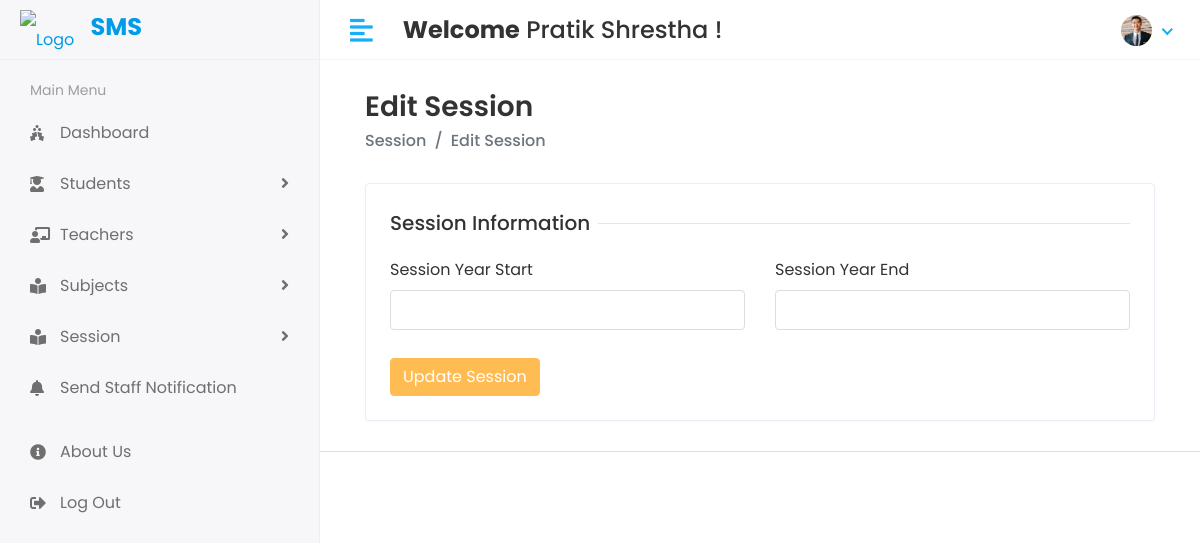
The page /Hod/Session/Edit/3 (signed in) on the database as committed earlier.
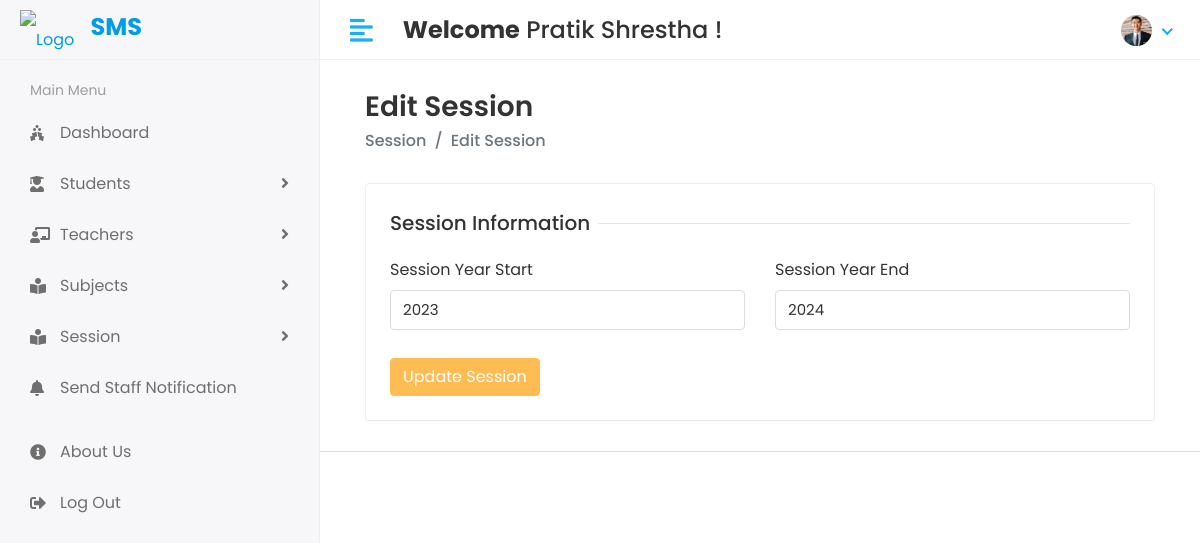
The same page on the database as committed later.
### sms/models.py (models this page shows, shortened)
class Session_Year(models.Model):
    session_start=models.CharField(max_length=100)
    session_end=models.CharField(max_length=100)

### student_management_system/Hod_Views.py (the view)
# urls.py: path('Hod/Session/Edit/<str:id>',Hod_Views.EDIT_SESSION,name='edit_session'),
def EDIT_SESSION(request,id):
    session = Session_Year.objects.filter(id =id)
    context = {
        'session' : session,
    }
    return render(request,'Hod/edit_session.html',context)

### templates/Hod/edit_session.html (shortened to what this page needs)
{% extends 'base.html' %}
{% block content %}
   <div class="content container-fluid">
      <div class="page-header">
         <div class="row align-items-center">
            <div class="col">
               <h3 class="page-title">Edit Session</h3>
               <ul class="breadcrumb">
                  <li class="breadcrumb-item">Session</a></li>
                  <li class="breadcrumb-item active">Edit Session</li>
               </ul>
            </div>
         </div>
      </div>
      <div class="row">
         <div class="col-sm-12">
            <div class="card">
               <div class="card-body">
                  <form action="{% url 'update_session' %}" method="post">
                     <div class="row">
                        <div class="col-12">
                           <h5 class="form-title"><span>Session Information</span></h5>
                        </div>
                        <div class="col-12 col-sm-6">
                           <div class="form-group">
                              <label>Session Year Start</label>
                              <input type="text" class="form-control" name="session_year_start" value="{% for i in session %}{{i.session_start}}{% endfor %}" required>
                           </div>
                        </div>
                        <div class="col-12 col-sm-6">
                           <div class="form-group">
                              <label>Session Year End</label>
                              <input type="text" class="form-control" name="session_year_end" value="{% for i in session %}{{i.session_end}}{% endfor %}" required>
                           </div>
                        </div>
                        <div class="col-12 mt-2">
                           <button type="submit" class="btn btn-primary">Update Session</button>
                        </div>
                     </div>
                  </form>
               </div>
            </div>
         </div>
      </div>
   </div>
</div>
{% endblock %}

Rows that differ between the two databases and show on the page:
added Session_Year: session_year_start "2023", session_year_end "2024"
